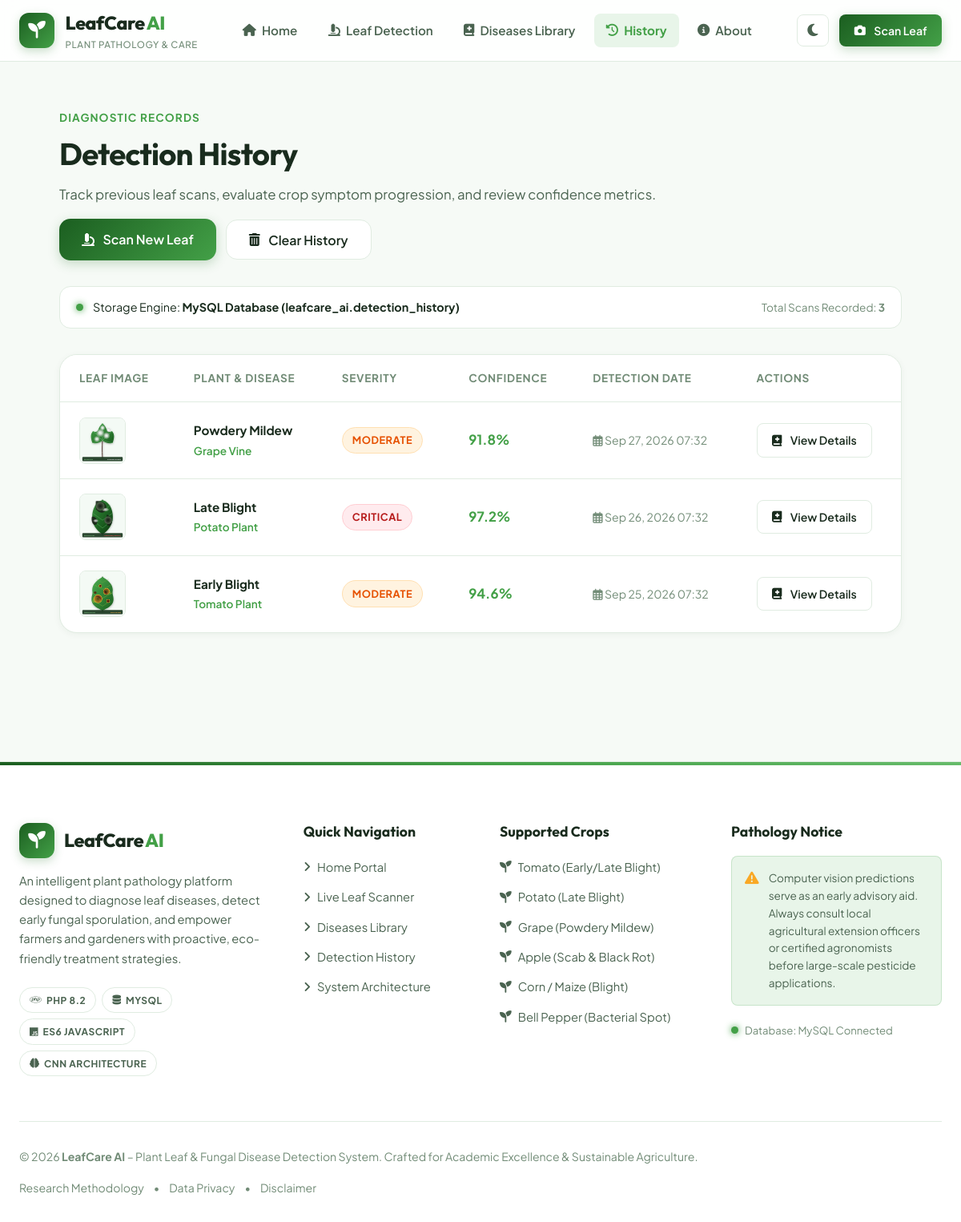
The page /history.php on the database its author committed.
### tables this page shows
CREATE TABLE `detection_history` (
  `id` INT UNSIGNED AUTO_INCREMENT PRIMARY KEY,
  `image_path` VARCHAR(255) NOT NULL,
  `plant_name` VARCHAR(150) NOT NULL,
  `disease_name` VARCHAR(150) NOT NULL,
  `disease_type` VARCHAR(100) DEFAULT 'Fungal',
  `confidence` DECIMAL(5, 2) NOT NULL,
  `severity` VARCHAR(50) DEFAULT 'Moderate',
  `notes` TEXT DEFAULT NULL,
  `detection_date` TIMESTAMP DEFAULT CURRENT_TIMESTAMP
);

### config.php (called while the page is built, shortened)
<?php
try {
    $db_connected = true;
} catch (PDOException $e) {
    $db_connected = false;
    $db_error = $e->getMessage();
}
function safe($string) {
    return htmlspecialchars($string ?? '', ENT_QUOTES, 'UTF-8');
}
function formatConfidence($score) {
    return number_format(floatval($score), 1) . '%';
}
function getSeverityClass($severity) {
    switch (strtolower(trim($severity))) {
        case 'critical':
        case 'severe':
            return 'badge-severe';
        case 'moderate':
            return 'badge-moderate';
    }
}

### history.php (the view, shortened to what this page needs)
<?php
require_once __DIR__ . '/config.php';
$historyRecords = [];
if ($db_connected && $pdo) {
    try {
        $stmt = $pdo->query("SELECT * FROM `detection_history` ORDER BY `detection_date` DESC");
        $historyRecords = $stmt->fetchAll();
    } catch (Exception $e) {
        $historyRecords = [];
    }
}
require_once __DIR__ . '/includes/header.php';
?>
<div class="container history-container">
    <div class="history-header">
        <div>
            <span class="section-tag">Diagnostic Records</span>
            <h1 class="section-title">Detection History</h1>
            <p class="section-subtitle">
                Track previous leaf scans, evaluate crop symptom progression, and review confidence metrics.
            </p>
        </div>
        <div style="display: flex; gap: 0.75rem; align-items: center;">
            <a href="detect.php" class="btn btn-primary">
                <i class="fa-solid fa-microscope"></i>
                <span>Scan New Leaf</span>
            </a>
            <?php if (!empty($historyRecords)): ?>
                <form method="POST" onsubmit="return confirm('Are you sure you want to clear all detection history?');" style="margin: 0;">
                    <button type="submit" name="clear_history" value="1" class="btn btn-secondary" title="Clear all history">
                        <i class="fa-solid fa-trash-can"></i>
                        <span>Clear History</span>
                    </button>
                </form>
            <?php endif; ?>
        </div>
    </div>
    <div style="background: var(--bg-surface); border: 1px solid var(--border-subtle); border-radius: var(--radius-md); padding: 0.85rem 1.25rem; margin-bottom: 2rem; display: flex; align-items: center; justify-content: space-between; font-size: 0.9rem;">
        <div style="display: flex; align-items: center; gap: 0.75rem;">
            <span class="status-dot <?php echo $db_connected ? 'online' : 'demo'; ?>"></span>
            <span>
                Storage Engine: <strong><?php echo $db_connected ? 'MySQL Database (leafcare_ai.detection_history)' : 'Session / Demo Mode Memory'; ?></strong>
            </span>
        </div>
        <span style="color: var(--text-muted); font-size: 0.85rem;">
            Total Scans Recorded: <strong><?php echo count($historyRecords); ?></strong>
        </span>
    </div>
    <?php if (empty($historyRecords)): ?>
        <div class="history-table-wrapper empty-history-box">
            <div class="empty-history-icon">
                <i class="fa-solid fa-seedling"></i>
            </div>
            <h3>No Scans Found in History</h3>
            <p style="color: var(--text-secondary); margin-bottom: 1.5rem; max-width: 480px; margin-left: auto; margin-right: auto;">
                You haven't scanned any plant leaves yet. Start by taking a photo or testing with a sample leaf.
            </p>
            <a href="detect.php" class="btn btn-primary">
                <i class="fa-solid fa-camera"></i>
                <span>Start First Leaf Scan</span>
            </a>
        </div>
    <?php else: ?>
        <div class="history-table-wrapper">
            <table class="history-table">
                <thead>
                    <tr>
                        <th>Leaf Image</th>
                        <th>Plant &amp; Disease</th>
                        <th>Severity</th>
                        <th>Confidence</th>
                        <th>Detection Date</th>
                        <th>Actions</th>
                    </tr>
                </thead>
                <tbody>
                    <?php foreach ($historyRecords as $item):
                        $imgPath = $item['image_path'];
                    ?>
                        <tr>
                            <td>
                                <img src="<?php echo safe($imgPath); ?>" alt="Scanned Leaf" class="history-thumb">
                            </td>
                            <td>
                                <strong><?php echo safe($item['disease_name']); ?></strong><br>
                                <span style="font-size: 0.85rem; color: var(--color-primary-vibrant); font-weight: 600;">
                                    <?php echo safe($item['plant_name']); ?>
                                </span>
                            </td>
                            <td>
                                <span class="badge <?php echo getSeverityClass($item['severity'] ?? 'Moderate'); ?>">
                                    <?php echo safe($item['severity'] ?? 'Moderate'); ?>
                                </span>
                            </td>
                            <td>
                                <strong style="color: var(--color-primary-vibrant); font-size: 1.05rem;">
                                    <?php echo formatConfidence($item['confidence']); ?>
                                </strong>
                            </td>
                            <td style="color: var(--text-muted); font-size: 0.88rem;">
                                <i class="fa-regular fa-calendar-days"></i> <?php echo safe(date('M d, Y H:i', strtotime($item['detection_date']))); ?>
                            </td>
                            <td>
                                <a href="diseases.php?search=<?php echo urlencode($item['disease_name']); ?>" class="btn btn-secondary btn-sm" title="View Disease Information">
                                    <i class="fa-solid fa-book-medical"></i> View Details
                                </a>
                            </td>
                        </tr>
                    <?php endforeach; ?>
                </tbody>
            </table>
        </div>
    <?php endif; ?>
</div>
<?php require_once __DIR__ . '/includes/footer.php'; ?>

### includes/header.php (shortened to what this page needs)
<?php
$currentPage = basename($_SERVER['PHP_SELF']);
?>
<!DOCTYPE html>
<html lang="en" data-theme="light">
<head>
    <link rel="stylesheet" href="https://cdnjs.cloudflare.com/ajax/libs/font-awesome/6.4.2/css/all.min.css" />
    <link rel="stylesheet" href="css/style.css?v=2.0">
</head>
<body>
    <header class="navbar-wrapper">
        <nav class="navbar container">
            <a href="index.php" class="brand-logo" aria-label="LeafCare AI Home">
                <div class="logo-icon-box">
                    <i class="fa-solid fa-seedling"></i>
                </div>
                <div class="brand-text">
                    <span class="brand-name">LeafCare<span class="brand-accent">AI</span></span>
                    <span class="brand-subtext">Plant Pathology & Care</span>
                </div>
            </a>
            <ul class="nav-links">
                <li>
                    <a href="index.php" class="nav-link <?php echo ($currentPage === 'index.php') ? 'active' : ''; ?>">
                        <i class="fa-solid fa-house"></i> Home
                    </a>
                </li>
                <li>
                    <a href="detect.php" class="nav-link <?php echo ($currentPage === 'detect.php') ? 'active' : ''; ?>">
                        <i class="fa-solid fa-microscope"></i> Leaf Detection
                    </a>
                </li>
                <li>
                    <a href="diseases.php" class="nav-link <?php echo ($currentPage === 'diseases.php') ? 'active' : ''; ?>">
                        <i class="fa-solid fa-book-medical"></i> Diseases Library
                    </a>
                </li>
                <li>
                    <a href="history.php" class="nav-link <?php echo ($currentPage === 'history.php') ? 'active' : ''; ?>">
                        <i class="fa-solid fa-clock-rotate-left"></i> History
                    </a>
                </li>
                <li>
                    <a href="about.php" class="nav-link <?php echo ($currentPage === 'about.php') ? 'active' : ''; ?>">
                        <i class="fa-solid fa-circle-info"></i> About
                    </a>
                </li>
            </ul>
            <div class="nav-actions">
                <button id="theme-toggle-btn" class="icon-btn" aria-label="Toggle dark/light theme" title="Toggle theme">
                </button>
                <a href="detect.php" class="btn btn-primary btn-sm nav-cta">
                    <i class="fa-solid fa-camera"></i>
                    <span>Scan Leaf</span>
                </a>
            </div>
        </nav>
    </header>
    <main class="main-content">

### includes/footer.php (shortened to what this page needs)
    </main>
    <div class="leaf-particles" aria-hidden="true">
    </div>
    <footer class="footer-wrapper">
        <div class="footer-top-gradient"></div>
        <div class="container footer-content">
            <div class="footer-grid">
                <div class="footer-col brand-col">
                    <div class="footer-brand">
                        <div class="logo-icon-box">
                            <i class="fa-solid fa-seedling"></i>
                        </div>
                        <span class="brand-name">LeafCare<span class="brand-accent">AI</span></span>
                    </div>
                    <p class="footer-description">
                        An intelligent plant pathology platform designed to diagnose leaf diseases, detect early fungal sporulation, and empower farmers and gardeners with proactive, eco-friendly treatment strategies.
                    </p>
                    <div class="tech-badge-row">
                        <span class="badge badge-tech"><i class="fa-brands fa-php"></i> PHP 8.2</span>
                        <span class="badge badge-tech"><i class="fa-solid fa-database"></i> MySQL</span>
                        <span class="badge badge-tech"><i class="fa-brands fa-js"></i> ES6 JavaScript</span>
                        <span class="badge badge-tech"><i class="fa-solid fa-brain"></i> CNN Architecture</span>
                    </div>
                </div>
                <div class="footer-col">
                    <h4 class="footer-heading">Quick Navigation</h4>
                    <ul class="footer-links">
                        <li><a href="index.php"><i class="fa-solid fa-angle-right"></i> Home Portal</a></li>
                        <li><a href="detect.php"><i class="fa-solid fa-angle-right"></i> Live Leaf Scanner</a></li>
                        <li><a href="diseases.php"><i class="fa-solid fa-angle-right"></i> Diseases Library</a></li>
                        <li><a href="history.php"><i class="fa-solid fa-angle-right"></i> Detection History</a></li>
                        <li><a href="about.php"><i class="fa-solid fa-angle-right"></i> System Architecture</a></li>
                    </ul>
                </div>
                <div class="footer-col">
                    <h4 class="footer-heading">Supported Crops</h4>
                    <ul class="footer-links">
                        <li><a href="diseases.php?search=Tomato"><i class="fa-solid fa-seedling"></i> Tomato (Early/Late Blight)</a></li>
                        <li><a href="diseases.php?search=Potato"><i class="fa-solid fa-seedling"></i> Potato (Late Blight)</a></li>
                        <li><a href="diseases.php?search=Grape"><i class="fa-solid fa-seedling"></i> Grape (Powdery Mildew)</a></li>
                        <li><a href="diseases.php?search=Apple"><i class="fa-solid fa-seedling"></i> Apple (Scab & Black Rot)</a></li>
                        <li><a href="diseases.php?search=Corn"><i class="fa-solid fa-seedling"></i> Corn / Maize (Blight)</a></li>
                        <li><a href="diseases.php?search=Pepper"><i class="fa-solid fa-seedling"></i> Bell Pepper (Bacterial Spot)</a></li>
                    </ul>
                </div>
                <div class="footer-col">
                    <h4 class="footer-heading">Pathology Notice</h4>
                    <div class="footer-notice-box">
                        <i class="fa-solid fa-triangle-exclamation"></i>
                        <p>
                            Computer vision predictions serve as an early advisory aid. Always consult local agricultural extension officers or certified agronomists before large-scale pesticide applications.
                        </p>
                    </div>
                    <div class="system-status-indicator">
                        <span class="status-dot <?php echo ($db_connected ?? false) ? 'online' : 'demo'; ?>"></span>
                        <span class="status-label">
                            Database: <?php echo ($db_connected ?? false) ? 'MySQL Connected' : 'Demo / Memory Mode'; ?>
                        </span>
                    </div>
                </div>
            </div>
            <div class="footer-bottom">
                <p>&copy; <?php echo date('Y'); ?> <strong>LeafCare AI</strong> – Plant Leaf & Fungal Disease Detection System. Crafted for Academic Excellence & Sustainable Agriculture.</p>
                <div class="footer-bottom-links">
                    <a href="about.php#methodology">Research Methodology</a>
                    <span>&bull;</span>
                    <a href="about.php#privacy">Data Privacy</a>
                    <span>&bull;</span>
                    <a href="about.php#disclaimer">Disclaimer</a>
                </div>
            </div>
        </div>
    </footer>
</body>
</html>

### rows shown on the page
detection_history: image_path (picture), disease_name "Powdery Mildew", plant_name "Grape Vine", severity "MODERATE", confidence "91.8%", detection_date "Sep 27, 2026 07:32"
detection_history: image_path (picture), disease_name "Late Blight", plant_name "Potato Plant", severity "CRITICAL", confidence "97.2%", detection_date "Sep 26, 2026 07:32"
detection_history: image_path (picture), disease_name "Early Blight", plant_name "Tomato Plant", severity "MODERATE", confidence "94.6%", detection_date "Sep 25, 2026 07:32"

### other values the page prints
count($historyRecords) "3"
